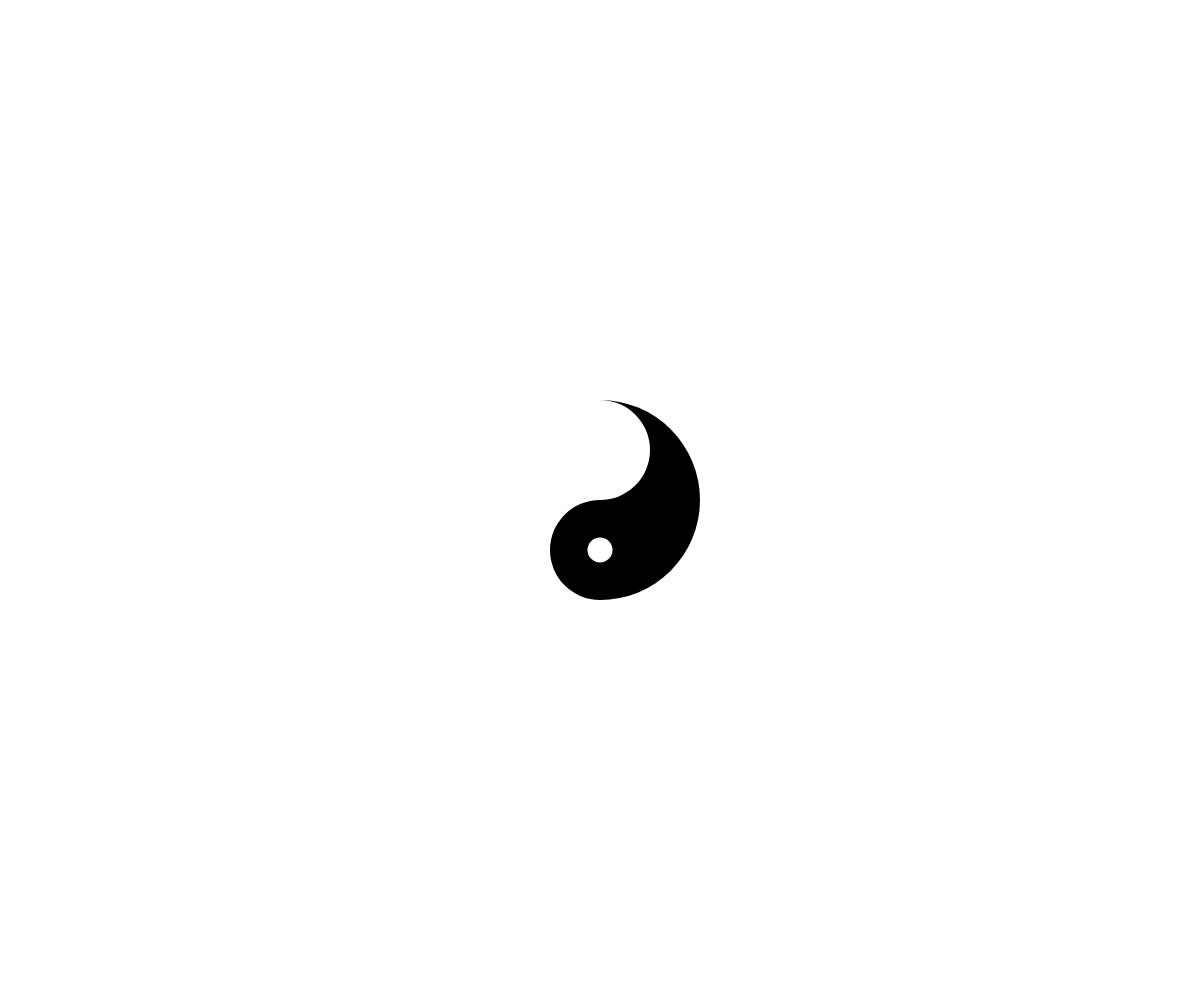
Frame 1 (no input)
Frame 60 (no input): identical to frame 1, image omitted
Frame 120 (the mouse pressed at the canvas centre since frame 60): identical to frame 1, image omitted

The p5.js sketch that drew this single still picture (run headless with seeded random() and noise() and a simulated clock; from frame 60 on, the mouse is pressed at the canvas centre):

// p5.js sketch
// ── sketch.js
function setup() {
    createCanvas(windowWidth, windowHeight);
    // cnv.parent("canvasContainer");
}

function draw() {
    background(255);

    push();
    translate(width / 2, height / 2);

    
    // large black arc
    fill(0);
    noStroke();
    arc(0, 0, 200, 200, -PI / 2, PI / 2);

    //top small black arc
    fill(255);
    noStroke();
    arc(0, -50, 100, 100, -PI / 2, PI / 2);

    // bottom small black arc
    fill(0);
    noStroke();
    arc(0, 50, 100, 100, PI / 2, 0);

    // white circle within black
    push();
    translate(0, 50);
    fill(255);
    circle(0, 0, 25);
    pop();


    pop();
}
